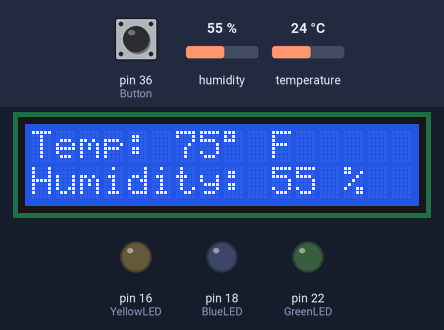
Bench run of a program on a simulated Raspberry Pi (header pin numbers). Parts: 16×2 character LCD, output pins drawn as LEDs (lit = HIGH). The inputs (shaded band) are chosen by the test bench; at power-on: pin 36 (Button) HIGH, humidity 55 %, temperature 24 °C. Databases and web services accept everything at once and return nothing; library files of the repository ran but are not shown: I2C_LCD_driver.py; what the program prints to the terminal is not drawn.

Above: at 1.4 s.
1.5 s: pin 36 (Button) pulled LOW for 3 s
At 4.3 s:
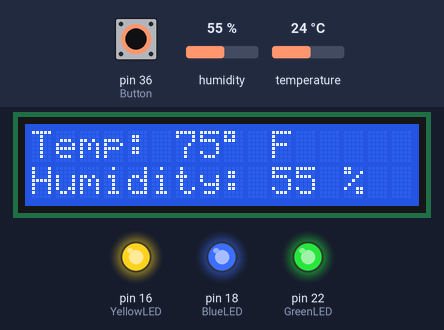
6.0 s: humidity set to 22 %
At 7.6 s:
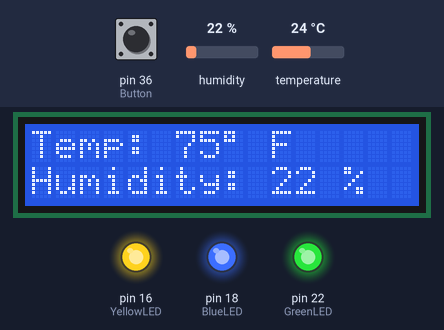
9.4 s: temperature set to 12 °C
At 12.6 s:
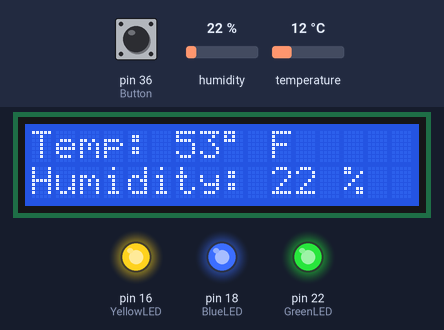
13.2 s: humidity set to 40 %
At 14.7 s:
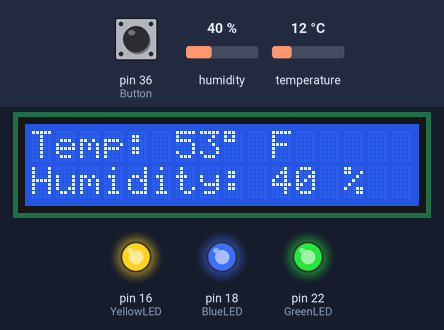
16.6 s: temperature set to 19 °C
At 17.3 s:
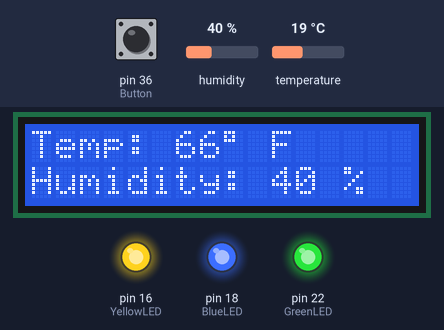
Timing chart, 0 to 19.6 s (numbered marks = the images above; inputs shaded):
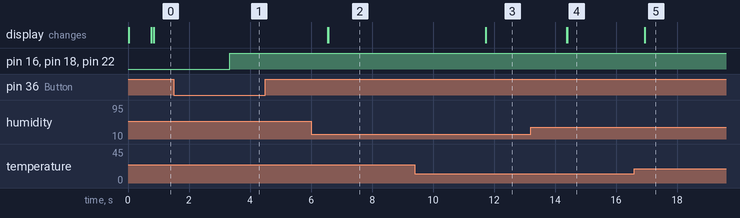

The program:

prototype.py
```python
import RPi.GPIO as GPIO
import time
import csv
import MySQLdb
import sys
import Adafruit_DHT
import I2C_LCD_driver

GPIO.setmode(GPIO.BOARD)
GPIO.setwarnings(False)
mylcd = I2C_LCD_driver.lcd()
db = MySQLdb.connect(host="localhost", user="root", passwd="SDSU2021", db="datatest")
cursor = db.cursor()

sensor = Adafruit_DHT.DHT11
gpio = 17
Button = 36
YellowLED = 16
BlueLED = 18
GreenLED = 22
flag = 0

GPIO.setup(Button, GPIO.IN, pull_up_down = GPIO.PUD_UP)
GPIO.setup(YellowLED, GPIO.OUT)
GPIO.setup(BlueLED, GPIO.OUT)
GPIO.setup(GreenLED, GPIO.OUT)


while True:
    button_state = GPIO.input(Button)
#print (button_state)
    if button_state == 0:
        time.sleep(0.5)
        if flag == 0:
            flag = 1
        else:
            flag = 0

    if flag == 1:
        GPIO.output(YellowLED, GPIO.HIGH)
        GPIO.output(BlueLED, GPIO.HIGH)
        GPIO.output(GreenLED, GPIO.HIGH)
    else:
        GPIO.output(YellowLED, GPIO.LOW)
        GPIO.output(BlueLED, GPIO.LOW)
        GPIO.output(GreenLED, GPIO.LOW)

    humidity, temperature = Adafruit_DHT.read_retry(sensor, gpio)
    temperature = (temperature * 1.8) + 32

    print temperature
    print humidity

#    if result.is_valid():
    if humidity is not None and temperature is not None:
        mylcd.lcd_display_string("Temp: %d%s F" % (temperature, chr(223)), 1)
        mylcd.lcd_display_string("Humidity: %d %%" % humidity, 2)
    else:
        mylcd.lcd_display_string("Failed to get reading. Try again!")

    try:
        cursor.execute("""INSERT INTO testing (temperature, humidity) VALUES (%s, %s)""", (temperature, humidity))
        db.commit()
        print "Row was inserted successfully into testing MySQL database"

    except:
        db.rollback()
        print "Failed writing to database"

    time.sleep(2)
```

Measured:
- after the input at 1.5 s, pin 16 (YellowLED), pin 18 (BlueLED), pin 22 (GreenLED): LOW → HIGH after 1.8 s
- after the input at 6.0 s, the display: first changes after 0.55 s (image 2 shows a later state)
- after the input at 9.4 s, the display: first changes after 2.3 s (image 3 shows a later state)
- after the input at 13.2 s, the display: first changes after 1.2 s (image 4 shows a later state)
- after the input at 16.6 s, the display: first changes after 0.34 s (image 5 shows a later state)
